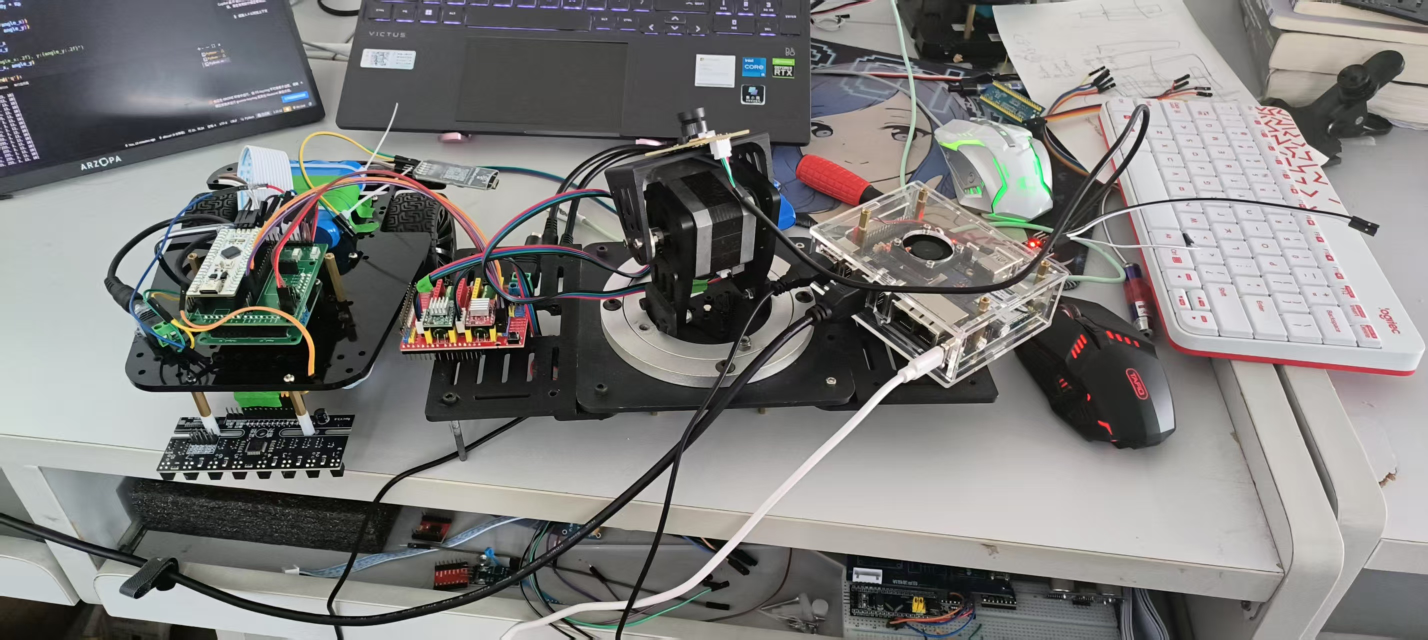
#> input picture src/1.jpg, 2856 x 1280 px, given in place of the camera (shown at 1/2 size)
$ python vision_test.py
#> lines starting #> are read from the running program, lines starting #| are printed output that depends on the picture; after the words box and inside, x2 and y2 are one past the last pixel; in counts of white or black regions, pixels touching at a corner belong together
#> further down, frame is the input picture: shape (1280, 2856, 3); mean B, G, R 122.6, 124.1, 125
### target_track_opencv/detect.py
import cv2
import numpy as np

def detect_red_center(frame):
    hsv = cv2.cvtColor(frame, cv2.COLOR_BGR2HSV)
#> hsv: shape (1280, 2856, 3); mean H, S, V 62.4, 25.3, 129.4
    lower_fire = np.array([158, 147, 161])
    upper_fire = np.array([179, 255, 255])
    mask = cv2.inRange(hsv, lower_fire, upper_fire)
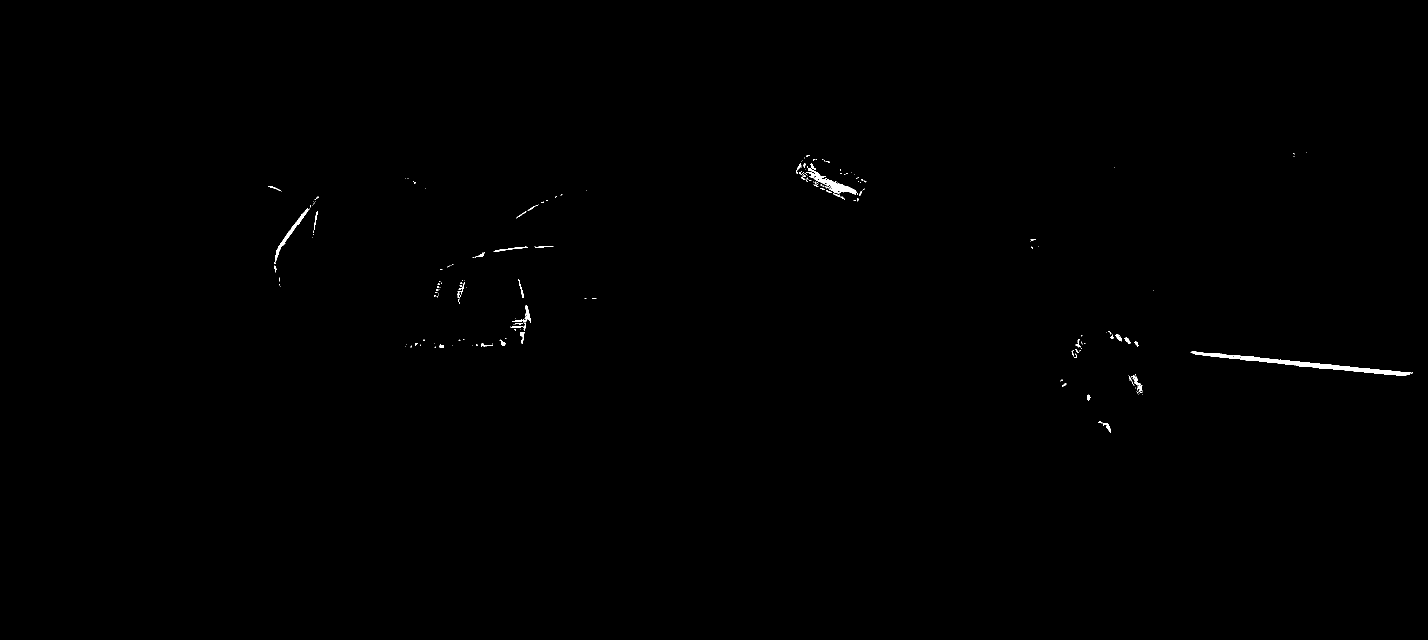
#> mask: shape (1280, 2856) (shown at 1/2 size); 0.24% white; 199 white regions (158 under 20 px)

    contours, _ = cv2.findContours(mask, cv2.RETR_EXTERNAL, cv2.CHAIN_APPROX_SIMPLE)
#> contours = 199 contours, 173 with area under 20; largest, box (x1, y1, x2, y2) and area: (2381, 703, 2826, 751) 2926, (1612, 326, 1714, 390) 1334, (549, 417, 620, 528) 606, (1024, 611, 1062, 646) 212, (2262, 751, 2285, 786) 142
    if contours:
        c = max(contours, key=cv2.contourArea)
#> c = contour of 208 points, box (x1, y1, x2, y2) (2381, 703, 2826, 751), area 2926
        M = cv2.moments(c)
#> M = moments, m00 2925.5, centre m10/m00, m01/m00 = (2612.6, 728.2)
        if M["m00"] > 0:
            cx = int(M["m10"] / M["m00"])
#> cx = 2612
            cy = int(M["m01"] / M["m00"])
#> cy = 728
            x, y, w, h = cv2.boundingRect(c)
#> x = 2381; y = 703; w = 445; h = 48
            return (cx, cy), (x, y, w, h)
    return None, None

# [6 lines left out: function normalize_angle, not called in this run]

### target_track_opencv/vision_test.py
import cv2
import numpy as np
from detect import detect_red_center

cap = cv2.VideoCapture(0)
# 设置分辨率
cap.set(cv2.CAP_PROP_FRAME_WIDTH, 720)
cap.set(cv2.CAP_PROP_FRAME_HEIGHT, 480)

print("正在展示正常色域识别效果，按 'q' 退出...")

while True:
    ret, frame = cap.read()
    if not ret:
        breakq

    # 使用的逻辑寻找红色中心
    target, bbox = detect_red_center(frame)
#> target = (2612, 728); bbox = (2381, 703, 445, 48)

    if target and bbox:
        # 在彩色原图上画出绿色的识别框
        x, y, w, h = bbox
#> x = 2381; y = 703; w = 445; h = 48
        cv2.rectangle(frame, (x, y), (x + w, y + h), (0, 255, 0), 2)
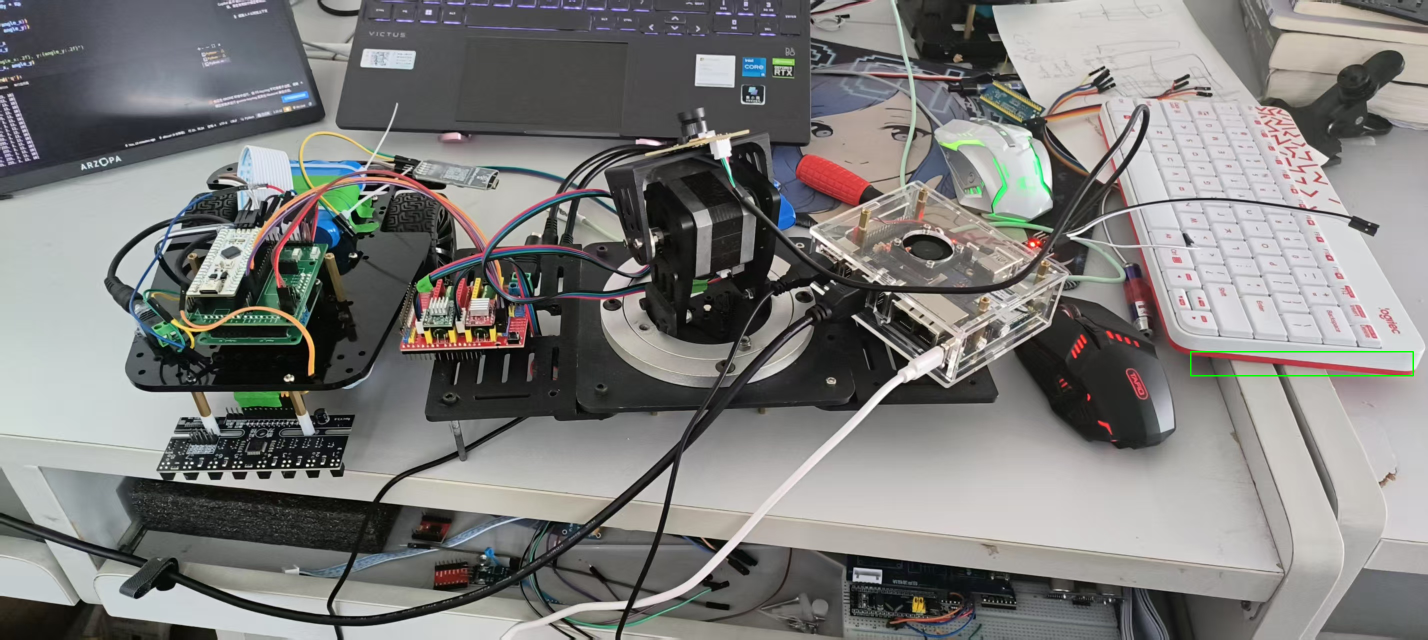
#> frame: shape (1280, 2856, 3) (shown at 1/2 size); 0.08% of pixels changed, all inside (x1, y1, x2, y2) = (2380, 702, 2828, 753)

        # 在中心位置画一个红色的实心小圆点
        cv2.circle(frame, target, 5, (0, 0, 255), -1)
#> frame: shape (1280, 2856, 3); under 0.01% of pixels changed, all inside (x1, y1, x2, y2) = (2607, 723, 2618, 734)

        # 在彩色画面上实时显示坐标
        cv2.putText(frame, f"Fire: {target}", (10, 20),
                    cv2.FONT_HERSHEY_SIMPLEX, 0.6, (0, 255, 0), 2)
#> frame: shape (1280, 2856, 3); mean B, G, R 122.5, 124.2, 124.8
    else:
        cv2.putText(frame, "Target Lost", (10, 20),
                    cv2.FONT_HERSHEY_SIMPLEX, 0.6, (0, 0, 255), 2)

    # 展示彩色结果图
    cv2.imshow("Red Target Tracking", frame)

    if cv2.waitKey(1) == ord('q'):
#> (key q is pressed here)
        break

cap.release()
cv2.destroyAllWindows()
